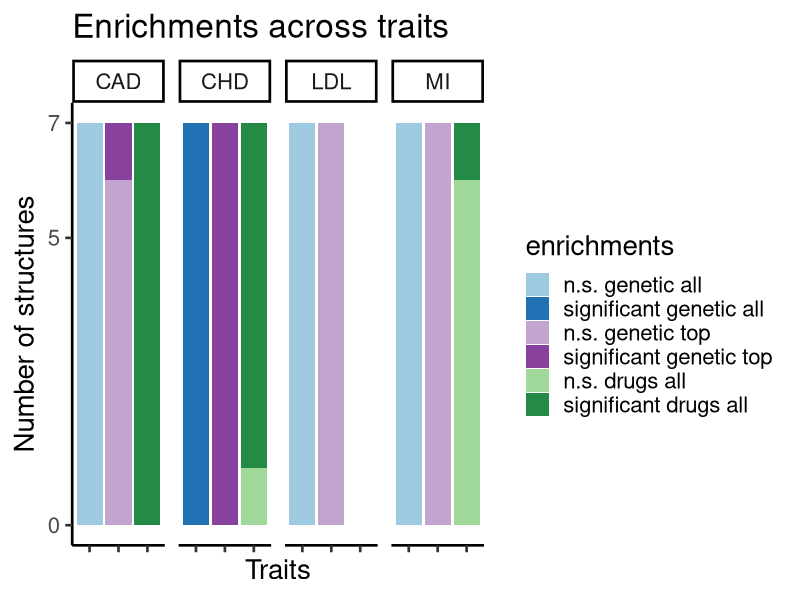

The R script that drew this image:
## ---- chunk 1
library(ggplot2)
## ---- chunk 2
mydata <- read.csv("Enrichments_barplot_adult_ACH003.csv", sep = ";")
## ---- chunk 3
enrichments <- mydata$Enrichment
trait <- mydata$Trait
number_of_structures <- as.numeric(mydata$Structures)
geneset <- mydata$Gene.set
factor_lvl <- 1:length(mydata[,1])
## ---- chunk 4
enrichments <- factor(enrichments, levels = rev(unique(enrichments)))
geneset <- factor(geneset, levels = unique(geneset))
trait <- factor(trait, levels = unique(trait))

## ---- chunk 5
# creating data frame 
enriched_proportions <- data.frame(number_of_structures,trait,enrichments,geneset,factor_lvl)

## ---- chunk 6
p1 <-   ggplot(enriched_proportions, aes(x=geneset, y=number_of_structures, fill = enrichments)) +
    geom_bar(stat="identity", position = "stack") +
    scale_y_continuous(breaks = c(0,5,7)) + #,limits = c(0,20)) +
    #geom_text(size = 6, position = position_stack(vjust = 0.75),aes(label = number_of_structures)) +
    facet_wrap(~ trait, ncol = 12) +
    labs(title="Enrichments across traits") +
    xlab("Traits") +
    ylab("Number of structures") +
    theme_classic(base_size = 20) +
    theme(axis.text.x=element_blank()) +
    scale_fill_manual(values=c("#238B45", "#A1D99B","#88419D","#C2A5CF","#2171B5","#9ECAE1")) +
    #coord_flip() +
    guides(fill = guide_legend(reverse = T))

p1
## ---- chunk 7
sessionInfo()
